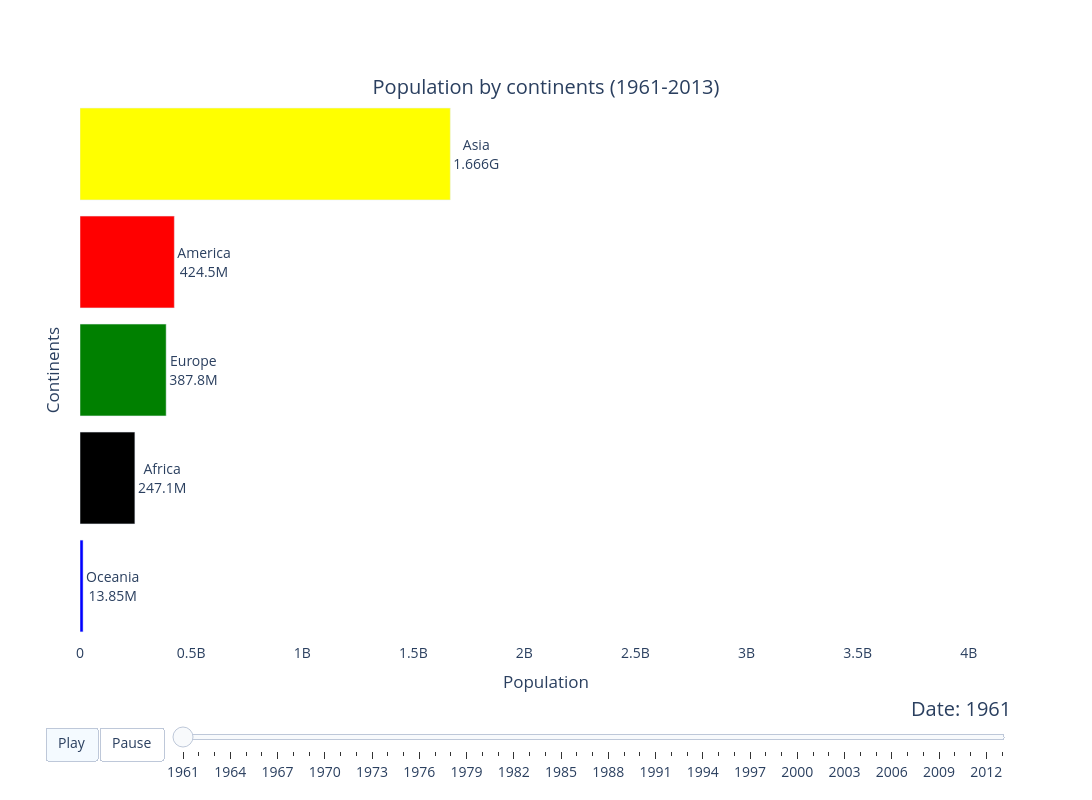

Notebook code for this chart:
### Markdown cell above
Now let's observe the trend of population over the years from 1961 to 2013, divided by continent through an interactive plot.

### Code cell
# remove unnecessary columns and group by continent
grouped_continent = df_pop.drop(['country_name', 'country_code'], axis=1).groupby('continent').sum().reset_index()

# transform using melt to achieve the format suitable for the animated graph
grouped_continent = pd.melt(grouped_continent, id_vars=['continent'], var_name='year', value_name='population')

# sort by continent and year
grouped_continent = grouped_continent.sort_values(by=['continent', 'year']).reset_index(drop=True)

# define colors for the continents
grouped_continent['color'] = grouped_continent['continent'].map(colors)

# graph representation
my_raceplot = barplot(grouped_continent,  item_column='continent', value_column='population', time_column='year', top_entries=10, item_color='color')
fig=my_raceplot.plot(item_label = 'Continents', value_label = 'Population', frame_duration = 150, date_format='%Y', orientation='horizontal')

# layout
fig.update_layout(
      title='Population by continents (1961-2013)',
      title_x=0.5,
      title_y=0.9,
      title_xanchor='center',     
      title_yanchor='top',
      width=1800,
      height=800)

### Figure 1 — Plotly figure (JSON) as saved in the notebook; plotly's stock layout.template omitted (floating-point values rounded to 4 significant figures)
{"data": [{"cliponaxis": false, "hoverinfo": "all", "marker": {"color": ["blue", "black", "green", "red", "yellow"]}, "orientation": "h", "textangle": 0, "textposition": "outside", "texttemplate": "%{y}<br>%{x:.4s}", "type": "bar", "x": [13853692, 247053224, 387784202, 424546656, 1666480501], "y": ["Oceania", "Africa", "Europe", "America", "Asia"]}], "layout": {"bargap": 0.15, "font": {"size": 14}, "height": 800, "plot_bgcolor": "#FFFFFF", "sliders": [{"active": 0, "currentvalue": {"font": {"size": 20}, "prefix": "Date: ", "visible": true, "xanchor": "right"}, "len": 0.9, "pad": {"b": 10, "t": 50}, "steps": [{"args": [["1961"], {"frame": {"duration": 150, "redraw": false}, "mode": "immediate", "transition": {"duration": 150}}], "label": "1961", "method": "animate"}, {"args": [["1962"], {"frame": {"duration": 150, "redraw": false}, "mode": "immediate", "transition": {"duration": 150}}], "label": "1962", "method": "animate"}, {"args": [["1963"], {"frame": {"duration": 150, "redraw": false}, "mode": "immediate", "transition": {"duration": 150}}], "label": "1963", "method": "animate"}, {"args": [["1964"], {"frame": {"duration": 150, "redraw": false}, "mode": "immediate", "transition": {"duration": 150}}], "label": "1964", "method": "animate"}, {"args": [["1965"], {"frame": {"duration": 150, "redraw": false}, "mode": "immediate", "transition": {"duration": 150}}], "label": "1965", "method": "animate"}, {"args": [["1966"], {"frame": {"duration": 150, "redraw": false}, "mode": "immediate", "transition": {"duration": 150}}], "label": "1966", "method": "animate"}, {"args": [["1967"], {"frame": {"duration": 150, "redraw": false}, "mode": "immediate", "transition": {"duration": 150}}], "label": "1967", "method": "animate"}, {"args": [["1968"], {"frame": {"duration": 150, "redraw": false}, "mode": "immediate", "transition": {"duration": 150}}], "label": "1968", "method": "animate"}, {"args": [["1969"], {"frame": {"duration": 150, "redraw": false}, "mode": "immediate", "transition": {"duration": 150}}], "label": "1969", "method": "animate"}, {"args": [["1970"], {"frame": {"duration": 150, "redraw": false}, "mode": "immediate", "transition": {"duration": 150}}], "label": "1970", "method": "animate"}, {"args": [["1971"], {"frame": {"duration": 150, "redraw": false}, "mode": "immediate", "transition": {"duration": 150}}], "label": "1971", "method": "animate"}, {"args": [["1972"], {"frame": {"duration": 150, "redraw": false}, "mode": "immediate", "transition": {"duration": 150}}], "label": "1972", "method": "animate"}, {"args": [["1973"], {"frame": {"duration": 150, "redraw": false}, "mode": "immediate", "transition": {"duration": 150}}], "label": "1973", "method": "animate"}, {"args": [["1974"], {"frame": {"duration": 150, "redraw": false}, "mode": "immediate", "transition": {"duration": 150}}], "label": "1974", "method": "animate"}, {"args": [["1975"], {"frame": {"duration": 150, "redraw": false}, "mode": "immediate", "transition": {"duration": 150}}], "label": "1975", "method": "animate"}, {"args": [["1976"], {"frame": {"duration": 150, "redraw": false}, "mode": "immediate", "transition": {"duration": 150}}], "label": "1976", "method": "animate"}, {"args": [["1977"], {"frame": {"duration": 150, "redraw": false}, "mode": "immediate", "transition": {"duration": 150}}], "label": "1977", "method": "animate"}, {"args": [["1978"], {"frame": {"duration": 150, "redraw": false}, "mode": "immediate", "transition": {"duration": 150}}], "label": "1978", "method": "animate"}, {"args": [["1979"], {"frame": {"duration": 150, "redraw": false}, "mode": "immediate", "transition": {"duration": 150}}], "label": "1979", "method": "animate"}, {"args": [["1980"], {"frame": {"duration": 150, "redraw": false}, "mode": "immediate", "transition": {"duration": 150}}], "label": "1980", "method": "animate"}, {"args": [["1981"], {"frame": {"duration": 150, "redraw": false}, "mode": "immediate", "transition": {"duration": 150}}], "label": "1981", "method": "animate"}, {"args": [["1982"], {"frame": {"duration": 150, "redraw": false}, "mode": "immediate", "transition": {"duration": 150}}], "label": "1982", "method": "animate"}, {"args": [["1983"], {"frame": {"duration": 150, "redraw": false}, "mode": "immediate", "transition": {"duration": 150}}], "label": "1983", "method": "animate"}, {"args": [["1984"], {"frame": {"duration": 150, "redraw": false}, "mode": "immediate", "transition": {"duration": 150}}], "label": "1984", "method": "animate"}, {"args": [["1985"], {"frame": {"duration": 150, "redraw": false}, "mode": "immediate", "transition": {"duration": 150}}], "label": "1985", "method": "animate"}, {"args": [["1986"], {"frame": {"duration": 150, "redraw": false}, "mode": "immediate", "transition": {"duration": 150}}], "label": "1986", "method": "animate"}, {"args": [["1987"], {"frame": {"duration": 150, "redraw": false}, "mode": "immediate", "transition": {"duration": 150}}], "label": "1987", "method": "animate"}, {"args": [["1988"], {"frame": {"duration": 150, "redraw": false}, "mode": "immediate", "transition": {"duration": 150}}], "label": "1988", "method": "animate"}, {"args": [["1989"], {"frame": {"duration": 150, "redraw": false}, "mode": "immediate", "transition": {"duration": 150}}], "label": "1989", "method": "animate"}, {"args": [["1990"], {"frame": {"duration": 150, "redraw": false}, "mode": "immediate", "transition": {"duration": 150}}], "label": "1990", "method": "animate"}, {"args": [["1991"], {"frame": {"duration": 150, "redraw": false}, "mode": "immediate", "transition": {"duration": 150}}], "label": "1991", "method": "animate"}, {"args": [["1992"], {"frame": {"duration": 150, "redraw": false}, "mode": "immediate", "transition": {"duration": 150}}], "label": "1992", "method": "animate"}, {"args": [["1993"], {"frame": {"duration": 150, "redraw": false}, "mode": "immediate", "transition": {"duration": 150}}], "label": "1993", "method": "animate"}, {"args": [["1994"], {"frame": {"duration": 150, "redraw": false}, "mode": "immediate", "transition": {"duration": 150}}], "label": "1994", "method": "animate"}, {"args": [["1995"], {"frame": {"duration": 150, "redraw": false}, "mode": "immediate", "transition": {"duration": 150}}], "label": "1995", "method": "animate"}, {"args": [["1996"], {"frame": {"duration": 150, "redraw": false}, "mode": "immediate", "transition": {"duration": 150}}], "label": "1996", "method": "animate"}, {"args": [["1997"], {"frame": {"duration": 150, "redraw": false}, "mode": "immediate", "transition": {"duration": 150}}], "label": "1997", "method": "animate"}, {"args": [["1998"], {"frame": {"duration": 150, "redraw": false}, "mode": "immediate", "transition": {"duration": 150}}], "label": "1998", "method": "animate"}, {"args": [["1999"], {"frame": {"duration": 150, "redraw": false}, "mode": "immediate", "transition": {"duration": 150}}], "label": "1999", "method": "animate"}, {"args": [["2000"], {"frame": {"duration": 150, "redraw": false}, "mode": "immediate", "transition": {"duration": 150}}], "label": "2000", "method": "animate"}, {"args": [["2001"], {"frame": {"duration": 150, "redraw": false}, "mode": "immediate", "transition": {"duration": 150}}], "label": "2001", "method": "animate"}, {"args": [["2002"], {"frame": {"duration": 150, "redraw": false}, "mode": "immediate", "transition": {"duration": 150}}], "label": "2002", "method": "animate"}, {"args": [["2003"], {"frame": {"duration": 150, "redraw": false}, "mode": "immediate", "transition": {"duration": 150}}], "label": "2003", "method": "animate"}, {"args": [["2004"], {"frame": {"duration": 150, "redraw": false}, "mode": "immediate", "transition": {"duration": 150}}], "label": "2004", "method": "animate"}, {"args": [["2005"], {"frame": {"duration": 150, "redraw": false}, "mode": "immediate", "transition": {"duration": 150}}], "label": "2005", "method": "animate"}, {"args": [["2006"], {"frame": {"duration": 150, "redraw": false}, "mode": "immediate", "transition": {"duration": 150}}], "label": "2006", "method": "animate"}, {"args": [["2007"], {"frame": {"duration": 150, "redraw": false}, "mode": "immediate", "transition": {"duration": 150}}], "label": "2007", "method": "animate"}, {"args": [["2008"], {"frame": {"duration": 150, "redraw": false}, "mode": "immediate", "transition": {"duration": 150}}], "label": "2008", "method": "animate"}, {"args": [["2009"], {"frame": {"duration": 150, "redraw": false}, "mode": "immediate", "transition": {"duration": 150}}], "label": "2009", "method": "animate"}, {"args": [["2010"], {"frame": {"duration": 150, "redraw": false}, "mode": "immediate", "transition": {"duration": 150}}], "label": "2010", "method": "animate"}, {"args": [["2011"], {"frame": {"duration": 150, "redraw": false}, "mode": "immediate", "transition": {"duration": 150}}], "label": "2011", "method": "animate"}, {"args": [["2012"], {"frame": {"duration": 150, "redraw": false}, "mode": "immediate", "transition": {"duration": 150}}], "label": "2012", "method": "animate"}, {"args": [["2013"], {"frame": {"duration": 150, "redraw": false}, "mode": "immediate", "transition": {"duration": 150}}], "label": "2013", "method": "animate"}], "transition": {"duration": 300, "easing": "cubic-in-out"}, "x": 0.1, "xanchor": "left", "y": 0, "yanchor": "top"}], "title": {"text": "Population by continents (1961-2013)", "x": 0.5, "xanchor": "center", "y": 0.9, "yanchor": "top"}, "updatemenus": [{"buttons": [{"args": [null, {"frame": {"duration": 150, "redraw": false}, "fromcurrent": true, "transition": {"duration": 150, "easing": "quadratic-in-out"}}], "label": "Play", "method": "animate"}, {"args": [[null], {"frame": {"duration": 0, "redraw": false}, "mode": "immediate", "transition": {"duration": 0}}], "label": "Pause", "method": "animate"}], "direction": "left", "pad": {"r": 10, "t": 87}, "showactive": true, "type": "buttons", "x": 0.1, "xanchor": "right", "y": 0, "yanchor": "top"}], "width": 1800, "xaxis": {"range": [0, 4194471173], "showline": true, "showticklabels": true, "title": {"text": "Population"}, "visible": true}, "yaxis": {"showline": false, "showticklabels": false, "title": {"text": "Continents"}, "visible": true}}}
